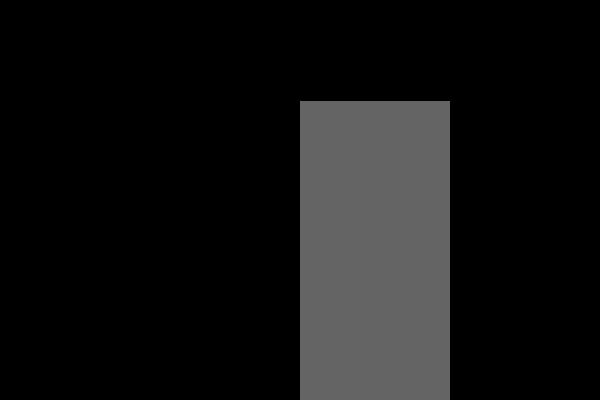
Frame 1 (no input)
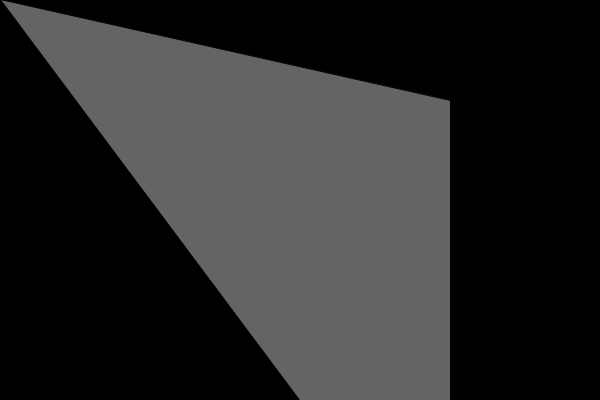
Frame 60 (the mouse pressed at the canvas centre just before this capture)
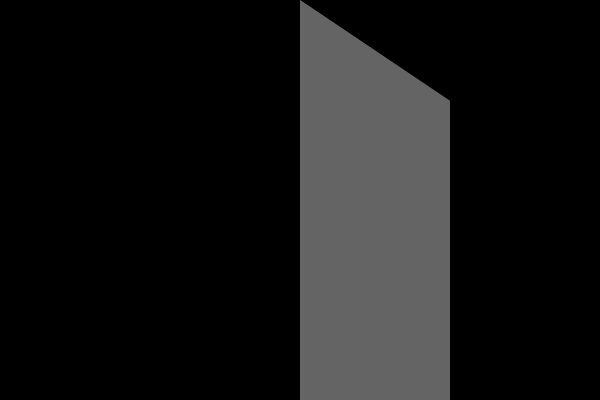
Frame 120 (the mouse held since frame 60 and released just before this capture)

The Processing sketch that drew these frames (run headless with seeded random() and noise(); from frame 60 on, the mouse is pressed at the canvas centre):

// Processing sketch: edificis_vectors
// ── edificis_vectors.pde
buildingVector edifici;

void setup(){
  size(600,400);
  background(0);
  edifici = new buildingVector(300,150, width/2, 0);
}

void draw(){
    background(0);
  edifici.build();
  edifici.update();
}
// ── buildingvector.pde
class buildingVector{
   PVector altEsq;
   PVector altDret;
   PVector baiEsq;
   PVector baiDret;
  float alt;
  float ample;
  float angle;
  float sit;
    float t=0;
 buildingVector(float alt_, float amp_, float sit_, float ang_){
   alt = alt_;
   ample = amp_;
   angle = ang_;
   sit = sit_;
   
   altEsq = new  PVector(sit , height - alt);
   altDret = new  PVector(altEsq.x + ample , altEsq.y);
   baiEsq = new  PVector(altEsq.x,height);
   baiDret = new  PVector(altDret.x,height);
 }
  void build(){
    fill(100);
    beginShape();
    vertex(altEsq.x, altEsq.y);
    vertex(altDret.x , altDret.y);
    vertex(baiDret.x , baiDret.y);
    vertex(baiEsq.x , baiEsq.y);
    endShape();
  
  }
  
  void update(){
  altEsq= PVector.random2D();
    if(mouseX>0){
    altDret.x =ample+ altDret.x + ( mouseX - altDret.x );
    altEsq.x = altEsq.x +  ( mouseX - altEsq.x);
    /*
      while(t <100){
        altEsq.y-=0.5;
         altDret.y-=0.5;
       t++;*/
        }
    }
    
    void urbanitzar(float a){
   altEsq.setMag(a);
   altDret.setMag(a);
   baiEsq.setMag(a);
   baiDret.setMag(a);
   
   
    }
    
    
  }
  
